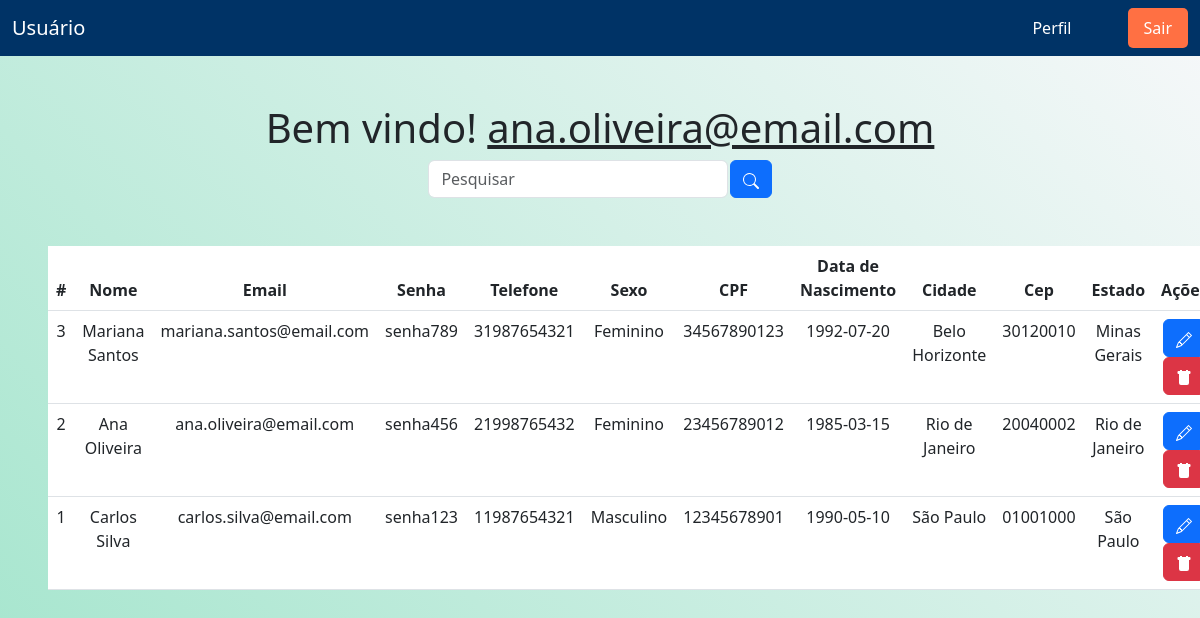
/sistema.php (signed in), run on the app's committed database.
### tables this page shows
CREATE TABLE IF NOT EXISTS tb_usuario(
	id INT PRIMARY KEY AUTO_INCREMENT,
    nome VARCHAR(100) NOT NULL,
    email VARCHAR(100) NOT NULL,
    cpf CHAR(11) NOT NULL,
    sexo VARCHAR(15) NOT NULL,
    data_nascimento DATE NOT NULL,
    senha VARCHAR(45) NOT NULL,
    id_endereco INT,
    
    CONSTRAINT fk_id_endereco_usuario FOREIGN KEY (id_endereco) REFERENCES tb_endereco(id),
    CONSTRAINT uq_cpf UNIQUE (cpf),
    CONSTRAINT uq_email UNIQUE (email)
)AUTO_INCREMENT = 1;

CREATE TABLE IF NOT EXISTS tb_telefone(
	id INT PRIMARY KEY AUTO_INCREMENT,
    numero CHAR(11) NOT NULL,
	id_usuario INT,
    
    CONSTRAINT fk_id_usuario_telefone FOREIGN KEY (id_usuario) REFERENCES tb_usuario(id)
)AUTO_INCREMENT = 1;

CREATE TABLE IF NOT EXISTS tb_endereco(
	id INT PRIMARY KEY AUTO_INCREMENT,
    cidade VARCHAR(100) NOT NULL,
    cep CHAR(8) NOT NULL,
    id_estado INT,
    
	CONSTRAINT fk_id_estado_endereco FOREIGN KEY (id_estado) REFERENCES tb_estado(id)
)AUTO_INCREMENT = 1;

CREATE TABLE IF NOT EXISTS tb_estado(
	id INT PRIMARY KEY AUTO_INCREMENT,
    nome VARCHAR(50) NOT NULL
)AUTO_INCREMENT = 1;

### sistema.php (the view, shortened to what this page needs)
<?php
include_once('config.php');
$logado = $_SESSION['email'];
$sql = "
SELECT
    u.id,
    u.nome,
    u.email,
    u.senha,
    t.numero AS telefone,
    u.sexo AS genero,
    u.cpf,
    u.data_nascimento,
    e.cidade,
    e.cep,
    es.nome AS estado
FROM tb_usuario u
LEFT JOIN tb_endereco e ON u.id_endereco = e.id
LEFT JOIN tb_estado es ON e.id_estado = es.id
LEFT JOIN tb_telefone t ON u.id = t.id_usuario
ORDER BY u.id DESC
";
$result = $conn->query($sql);
?>
<!DOCTYPE html>
<html lang="en">
<head>
    <link href="https://cdn.jsdelivr.net/npm/bootstrap@5.3.0-alpha1/dist/css/bootstrap.min.css" rel="stylesheet">
    <link rel="stylesheet" href="css/style.css">
</head>
<body class="body-sistema">
    <nav class="navbar navbar-expand-lg navbar-light" style="background-color: #003366;">
        <div class="container-fluid">
            <a class="navbar-brand text-white" href="#">Usuário</a>
            <div class="collapse navbar-collapse" id="navbarNav">
                <ul class="navbar-nav ms-auto">
                    <li class="nav-item ms-3">
                        <a class="nav-link text-white" href="sistema.php">Perfil</a>
                    </li>
                    <li class="nav-item ms-5">
                        <a class="nav-link text-white" href="logout.php" style="background-color: #FF7043; padding: 8px 16px; border-radius: 5px;">Sair</a>
                    </li>
                </ul>
            </div>
        </div>
    </nav>
    <br><br>
    <?php
    echo "<h1>Bem vindo! <u>$logado</u></h1>";
    ?>
    <div class="box-search">
        <input type="search" class="form-control w-25" placeholder="Pesquisar" id="pesquisar">
        <button onclick="searchData()" class="btn btn-primary">
        </button>
    </div>
    <div class="m-5">
        <table class="table text-white table-bg">
            <thead>
                <tr>
                    <th scope="col">#</th>
                    <th scope="col">Nome</th>
                    <th scope="col">Email</th>
                    <th scope="col">Senha</th>
                    <th scope="col">Telefone</th>
                    <th scope="col">Sexo</th>
                    <th scope="col">CPF</th>
                    <th scope="col">Data de Nascimento</th>
                    <th scope="col">Cidade</th>
                    <th scope="col">Cep</th>
                    <th scope="col">Estado</th>
                    <th scope="col">Ações</th>
                </tr>
            </thead>
            <tbody>
                <?php
                while ($user_data = mysqli_fetch_assoc($result)) {
                    echo "<tr>";
                    echo "<td>" . $user_data['id'] . "</td>";
                    echo "<td>" . $user_data['nome'] . "</td>";
                    echo "<td>" . $user_data['email'] . "</td>";
                    echo "<td>" . $user_data['senha'] . "</td>";
                    echo "<td>" . $user_data['telefone'] . "</td>";
                    echo "<td>" . $user_data['genero'] . "</td>";
                    echo "<td>" . $user_data['cpf'] . "</td>";
                    echo "<td>" . $user_data['data_nascimento'] . "</td>";
                    echo "<td>" . $user_data['cidade'] . "</td>";
                    echo "<td>" . $user_data['cep'] . "</td>";
                    echo "<td>" . $user_data['estado'] . "</td>";
                    echo "<td>
                            <a class='btn btn-primary' href='edit.php?id=" . $user_data['id'] . "'>
                                <svg xmlns='http://www.w3.org/2000/svg' width='16' height='16' fill='currentColor' class='bi bi-pencil' viewBox='0 0 16 16'>
                                    <path d='M12.146.146a.5.5 0 0 1 .708 0l3 3a.5.5 0 0 1 0 .708l-10 10a.5.5 0 0 1-.168.11l-5 2a.5.5 0 0 1-.65-.65l2-5a.5.5 0 0 1 .11-.168zM11.207 2.5 13.5 4.793 14.793 3.5 12.5 1.207zm1.586 3L10.5 3.207 4 9.707V10h.5a.5.5 0 0 1 .5.5v.5h.5a.5.5 0 0 1 .5.5v.5h.293zm-9.761 5.175-.106.106-1.528 3.821 3.821-1.528.106-.106A.5.5 0 0 1 5 12.5V12h-.5a.5.5 0 0 1-.5-.5V11h-.5a.5.5 0 0 1-.468-.325'/>
                                </svg>
                            </a>
                            <a class='btn btn-danger' href='delete.php?id=" . $user_data['id'] . "'>
                                <svg xmlns='http://www.w3.org/2000/svg' width='16' height='16' fill='currentColor' class='bi bi-trash-fill' viewBox='0 0 16 16'>
                                    <path d='M2.5 1a1 1 0 0 0-1 1v1a1 1 0 0 0 1 1H3v9a2 2 0 0 0 2 2h6a2 2 0 0 0 2-2V4h.5a1 1 0 0 0 1-1V2a1 1 0 0 0-1-1H12V0h-8v1H2.5zM6 0h4v1h-4V0z'/>
                                </svg>
                            </a>
                        </td>";
                    echo "</tr>";
                }
                ?>
            </tbody>
        </table>
    </div>
</body>
</html>

### css/style.css (style rules this page uses)
* { box-sizing: border-box; }
body { font-size: Arial, Helvetica, sans-serif; background-image: linear-gradient(45deg, #A8E6CF, #F7F8FA); }
.body-sistema { text-align: center; }
.box-search { display: flex; justify-content: center; gap: .1%; }

### sistema.php (style rules this page uses)
.table-bg { background: rgba(34, 49, 63, 0.8); border-radius: 15px; }
.box-search { display: flex; justify-content: center; gap: .1%; }

### data on the page
tb_usuario: id "3", nome "Mariana Santos", email "mariana.santos@email.com", senha "senha789", tb_telefone.numero "31987654321", sexo "Feminino", cpf "34567890123", data_nascimento "1992-07-20", id_endereco.cidade "Belo Horizonte", id_endereco.cep "30120010", tb_estado.nome "Minas Gerais"
tb_usuario: id "2", nome "Ana Oliveira", email "ana.oliveira@email.com", senha "senha456", tb_telefone.numero "21998765432", sexo "Feminino", cpf "23456789012", data_nascimento "1985-03-15", id_endereco.cidade "Rio de Janeiro", id_endereco.cep "20040002", tb_estado.nome "Rio de Janeiro"
tb_usuario: id "1", nome "Carlos Silva", email "carlos.silva@email.com", senha "senha123", tb_telefone.numero "11987654321", sexo "Masculino", cpf "12345678901", data_nascimento "1990-05-10", id_endereco.cidade "São Paulo", id_endereco.cep "01001000", tb_estado.nome "São Paulo"

### other printed values
$logado "ana.oliveira@email.com"
